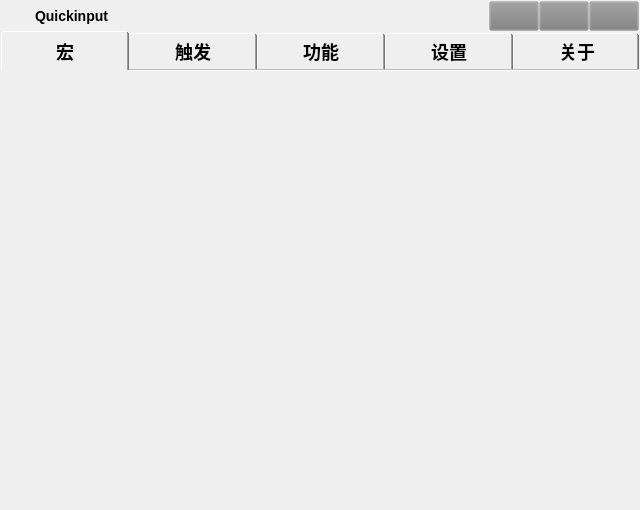
<?xml version="1.0" encoding="UTF-8"?>
<ui version="4.0">
 <class>MainUiClass</class>
 <widget class="QMainWindow" name="MainUiClass">
  <property name="geometry">
   <rect>
    <x>0</x>
    <y>0</y>
    <width>640</width>
    <height>510</height>
   </rect>
  </property>
  <property name="sizePolicy">
   <sizepolicy hsizetype="Fixed" vsizetype="Fixed">
    <horstretch>0</horstretch>
    <verstretch>0</verstretch>
   </sizepolicy>
  </property>
  <property name="minimumSize">
   <size>
    <width>640</width>
    <height>510</height>
   </size>
  </property>
  <property name="maximumSize">
   <size>
    <width>640</width>
    <height>510</height>
   </size>
  </property>
  <property name="contextMenuPolicy">
   <enum>Qt::NoContextMenu</enum>
  </property>
  <property name="windowTitle">
   <string>Quickinput</string>
  </property>
  <property name="windowIcon">
   <iconset resource="../res/QuickInput.qrc">
    <normaloff>:/icon.png</normaloff>:/icon.png</iconset>
  </property>
  <widget class="QWidget" name="main_widget">
   <layout class="QVBoxLayout" name="clientBox">
    <property name="spacing">
     <number>0</number>
    </property>
    <property name="leftMargin">
     <number>1</number>
    </property>
    <property name="topMargin">
     <number>1</number>
    </property>
    <property name="rightMargin">
     <number>1</number>
    </property>
    <property name="bottomMargin">
     <number>1</number>
    </property>
    <item>
     <widget class="QWidget" name="title_widget" native="true">
      <property name="sizePolicy">
       <sizepolicy hsizetype="Preferred" vsizetype="Fixed">
        <horstretch>0</horstretch>
        <verstretch>0</verstretch>
       </sizepolicy>
      </property>
      <property name="minimumSize">
       <size>
        <width>0</width>
        <height>30</height>
       </size>
      </property>
      <property name="maximumSize">
       <size>
        <width>16777215</width>
        <height>30</height>
       </size>
      </property>
      <layout class="QHBoxLayout" name="horizontalLayout">
       <property name="spacing">
        <number>0</number>
       </property>
       <property name="leftMargin">
        <number>5</number>
       </property>
       <property name="topMargin">
        <number>0</number>
       </property>
       <property name="rightMargin">
        <number>0</number>
       </property>
       <property name="bottomMargin">
        <number>0</number>
       </property>
       <item>
        <widget class="QLabel" name="title_icon_label">
         <property name="sizePolicy">
          <sizepolicy hsizetype="Fixed" vsizetype="Fixed">
           <horstretch>0</horstretch>
           <verstretch>0</verstretch>
          </sizepolicy>
         </property>
         <property name="minimumSize">
          <size>
           <width>20</width>
           <height>20</height>
          </size>
         </property>
         <property name="mouseTracking">
          <bool>true</bool>
         </property>
         <property name="styleSheet">
          <string notr="true">background:none;border-image:url(:/icon.png);</string>
         </property>
         <property name="text">
          <string/>
         </property>
        </widget>
       </item>
       <item>
        <widget class="QLabel" name="title_label">
         <property name="sizePolicy">
          <sizepolicy hsizetype="Preferred" vsizetype="Fixed">
           <horstretch>0</horstretch>
           <verstretch>0</verstretch>
          </sizepolicy>
         </property>
         <property name="maximumSize">
          <size>
           <width>16777215</width>
           <height>20</height>
          </size>
         </property>
         <property name="mouseTracking">
          <bool>true</bool>
         </property>
         <property name="styleSheet">
          <string notr="true">font-family:&quot;Microsoft YaHei&quot;;font-size:14px;font-weight:500;margin-left:5px</string>
         </property>
         <property name="text">
          <string>Quickinput</string>
         </property>
        </widget>
       </item>
       <item>
        <spacer name="title_spacer">
         <property name="orientation">
          <enum>Qt::Horizontal</enum>
         </property>
         <property name="sizeHint" stdset="0">
          <size>
           <width>0</width>
           <height>0</height>
          </size>
         </property>
        </spacer>
       </item>
       <item>
        <widget class="QPushButton" name="title_close_button">
         <property name="sizePolicy">
          <sizepolicy hsizetype="Fixed" vsizetype="Fixed">
           <horstretch>20</horstretch>
           <verstretch>20</verstretch>
          </sizepolicy>
         </property>
         <property name="minimumSize">
          <size>
           <width>50</width>
           <height>30</height>
          </size>
         </property>
         <property name="maximumSize">
          <size>
           <width>50</width>
           <height>30</height>
          </size>
         </property>
         <property name="focusPolicy">
          <enum>Qt::ClickFocus</enum>
         </property>
         <property name="toolTip">
          <string>关闭</string>
         </property>
         <property name="styleSheet">
          <string notr="true">QPushButton{background-color:rgba(128,128,128,0.1);image:url(:/close.png);font-size:12px}QPushButton:hover{background-color:rgba(255,0,0,0.3)}</string>
         </property>
         <property name="text">
          <string/>
         </property>
        </widget>
       </item>
       <item>
        <widget class="QPushButton" name="title_hide_button">
         <property name="sizePolicy">
          <sizepolicy hsizetype="Fixed" vsizetype="Fixed">
           <horstretch>20</horstretch>
           <verstretch>20</verstretch>
          </sizepolicy>
         </property>
         <property name="minimumSize">
          <size>
           <width>50</width>
           <height>30</height>
          </size>
         </property>
         <property name="maximumSize">
          <size>
           <width>50</width>
           <height>30</height>
          </size>
         </property>
         <property name="focusPolicy">
          <enum>Qt::ClickFocus</enum>
         </property>
         <property name="toolTip">
          <string>隐藏</string>
         </property>
         <property name="styleSheet">
          <string notr="true">QPushButton{background-color:rgba(128,128,128,0.1);image:url(:/hide.png);font-size:12px}QPushButton:hover{background-color:rgba(255,223,0,0.3)}</string>
         </property>
         <property name="text">
          <string/>
         </property>
        </widget>
       </item>
       <item>
        <widget class="QPushButton" name="title_min_button">
         <property name="sizePolicy">
          <sizepolicy hsizetype="Fixed" vsizetype="Fixed">
           <horstretch>20</horstretch>
           <verstretch>20</verstretch>
          </sizepolicy>
         </property>
         <property name="minimumSize">
          <size>
           <width>50</width>
           <height>30</height>
          </size>
         </property>
         <property name="maximumSize">
          <size>
           <width>50</width>
           <height>30</height>
          </size>
         </property>
         <property name="focusPolicy">
          <enum>Qt::ClickFocus</enum>
         </property>
         <property name="toolTip">
          <string>最小化</string>
         </property>
         <property name="styleSheet">
          <string notr="true">QPushButton{background-color:rgba(128,128,128,0.1);image:url(:/min.png);font-size:12px}QPushButton:hover{background-color:rgba(32,255,0,0.3)}</string>
         </property>
         <property name="text">
          <string/>
         </property>
        </widget>
       </item>
      </layout>
     </widget>
    </item>
    <item>
     <widget class="QWidget" name="content_widget" native="true">
      <layout class="QVBoxLayout" name="verticalLayout">
       <property name="spacing">
        <number>0</number>
       </property>
       <property name="leftMargin">
        <number>0</number>
       </property>
       <property name="topMargin">
        <number>0</number>
       </property>
       <property name="rightMargin">
        <number>0</number>
       </property>
       <property name="bottomMargin">
        <number>0</number>
       </property>
       <item>
        <widget class="QTabWidget" name="tabWidget">
         <property name="font">
          <font>
           <family>Microsoft YaHei</family>
           <weight>75</weight>
           <bold>true</bold>
          </font>
         </property>
         <property name="focusPolicy">
          <enum>Qt::ClickFocus</enum>
         </property>
         <property name="styleSheet">
          <string notr="true">QTabBar::tab,QTabBar::tab::first,QTabBar::tab::last{width:128px;height:40px;padding:0px;font-size:18px}</string>
         </property>
         <property name="tabPosition">
          <enum>QTabWidget::North</enum>
         </property>
         <property name="tabShape">
          <enum>QTabWidget::Rounded</enum>
         </property>
         <property name="currentIndex">
          <number>0</number>
         </property>
         <property name="elideMode">
          <enum>Qt::ElideNone</enum>
         </property>
         <property name="usesScrollButtons">
          <bool>false</bool>
         </property>
         <property name="documentMode">
          <bool>true</bool>
         </property>
         <widget class="QWidget" name="tab_macro">
          <attribute name="title">
           <string>宏</string>
          </attribute>
          <layout class="QVBoxLayout" name="tabMacroBox">
           <property name="spacing">
            <number>0</number>
           </property>
           <property name="leftMargin">
            <number>0</number>
           </property>
           <property name="topMargin">
            <number>0</number>
           </property>
           <property name="rightMargin">
            <number>0</number>
           </property>
           <property name="bottomMargin">
            <number>0</number>
           </property>
           <item>
            <widget class="MacroUi" name="macro" native="true"/>
           </item>
          </layout>
         </widget>
         <widget class="QWidget" name="tab_trigger">
          <attribute name="title">
           <string>触发</string>
          </attribute>
          <layout class="QVBoxLayout" name="tabTriggerBox">
           <property name="spacing">
            <number>0</number>
           </property>
           <property name="leftMargin">
            <number>0</number>
           </property>
           <property name="topMargin">
            <number>0</number>
           </property>
           <property name="rightMargin">
            <number>0</number>
           </property>
           <property name="bottomMargin">
            <number>0</number>
           </property>
           <item>
            <widget class="TriggerUi" name="trigger" native="true"/>
           </item>
          </layout>
         </widget>
         <widget class="QWidget" name="tab_func">
          <attribute name="title">
           <string>功能</string>
          </attribute>
          <layout class="QVBoxLayout" name="tabFuncBox">
           <property name="spacing">
            <number>0</number>
           </property>
           <property name="leftMargin">
            <number>0</number>
           </property>
           <property name="topMargin">
            <number>0</number>
           </property>
           <property name="rightMargin">
            <number>0</number>
           </property>
           <property name="bottomMargin">
            <number>0</number>
           </property>
           <item>
            <widget class="FuncUi" name="func" native="true"/>
           </item>
          </layout>
         </widget>
         <widget class="QWidget" name="tab_settings">
          <attribute name="title">
           <string>设置</string>
          </attribute>
          <layout class="QVBoxLayout" name="tabSettingsBox">
           <property name="spacing">
            <number>0</number>
           </property>
           <property name="leftMargin">
            <number>0</number>
           </property>
           <property name="topMargin">
            <number>0</number>
           </property>
           <property name="rightMargin">
            <number>0</number>
           </property>
           <property name="bottomMargin">
            <number>0</number>
           </property>
           <item>
            <widget class="SettingsUi" name="settings" native="true"/>
           </item>
          </layout>
         </widget>
         <widget class="QWidget" name="tab_about">
          <attribute name="title">
           <string>关于</string>
          </attribute>
          <layout class="QVBoxLayout" name="tabAboutBox">
           <property name="spacing">
            <number>0</number>
           </property>
           <property name="leftMargin">
            <number>0</number>
           </property>
           <property name="topMargin">
            <number>0</number>
           </property>
           <property name="rightMargin">
            <number>0</number>
           </property>
           <property name="bottomMargin">
            <number>0</number>
           </property>
           <item>
            <widget class="AboutUi" name="about" native="true"/>
           </item>
          </layout>
         </widget>
        </widget>
       </item>
      </layout>
     </widget>
    </item>
   </layout>
  </widget>
 </widget>
 <customwidgets>
  <customwidget>
   <class>MacroUi</class>
   <extends>QWidget</extends>
   <header>macroui.h</header>
   <container>1</container>
  </customwidget>
  <customwidget>
   <class>TriggerUi</class>
   <extends>QWidget</extends>
   <header>triggerui.h</header>
   <container>1</container>
  </customwidget>
  <customwidget>
   <class>FuncUi</class>
   <extends>QWidget</extends>
   <header>funcui.h</header>
   <container>1</container>
  </customwidget>
  <customwidget>
   <class>SettingsUi</class>
   <extends>QWidget</extends>
   <header>settingsui.h</header>
   <container>1</container>
  </customwidget>
  <customwidget>
   <class>AboutUi</class>
   <extends>QWidget</extends>
   <header>aboutui.h</header>
   <container>1</container>
  </customwidget>
 </customwidgets>
 <resources>
  <include location="../res/QuickInput.qrc"/>
 </resources>
 <connections/>
</ui>
